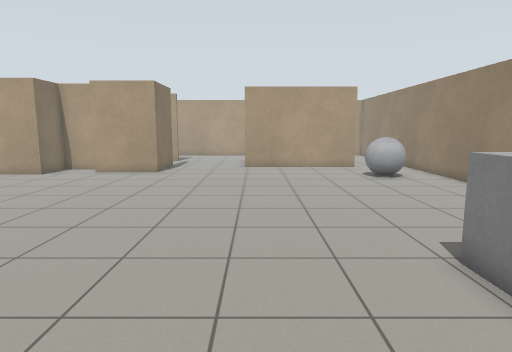
[1] (above)

20 first-person views from a walk through a robot-simulator world made for Gazebo. The camera is 1.2 m above the floor, tilts 8° down and sees 75° across. The floor is counted in squares, 0.5 m on a side. Each view is taken from the middle of a square. On the plan, view 1 faces up. The plan holds only what a view shows up to about 19 squares ahead; the rest is blank.

[2]
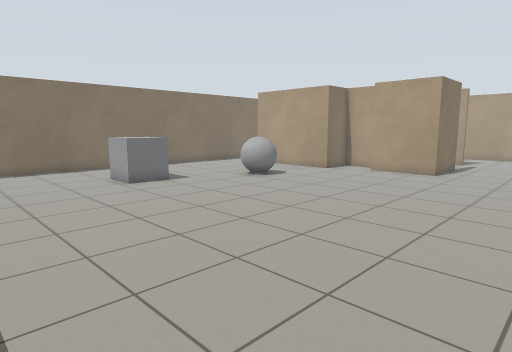

[3]
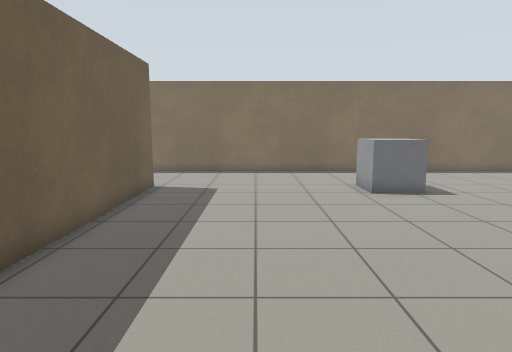

[4]
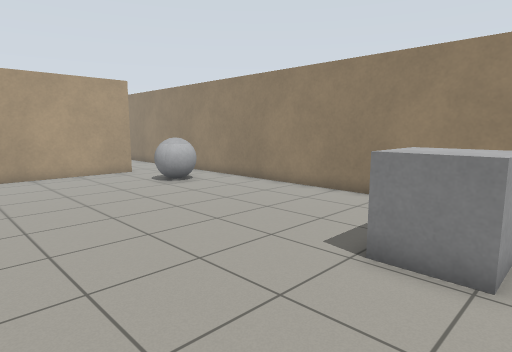

[5]
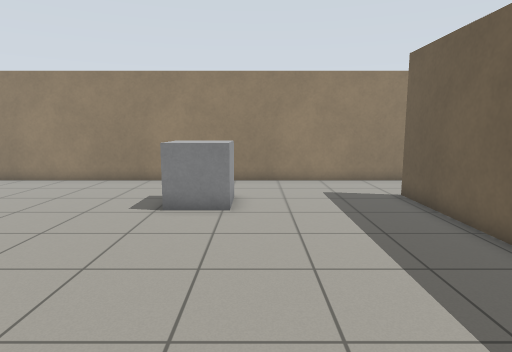

[6]
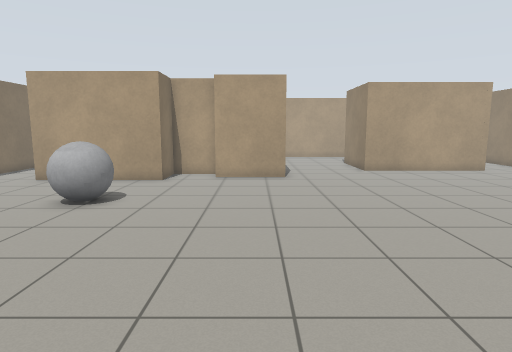

[7]
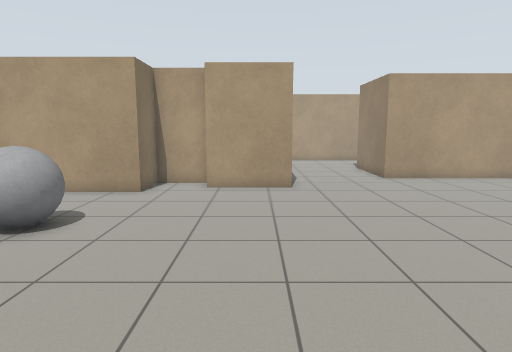

[8]
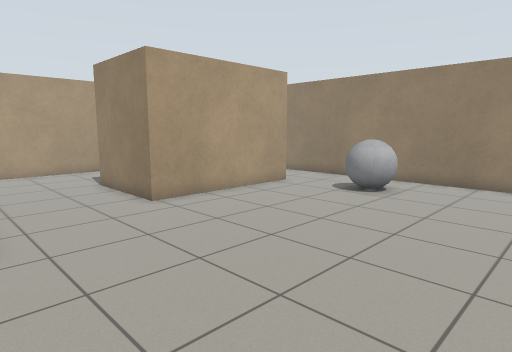

[9]
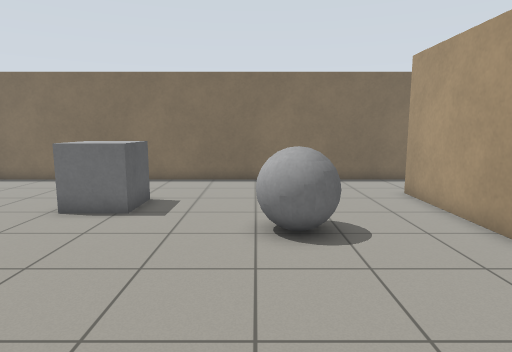

[10]
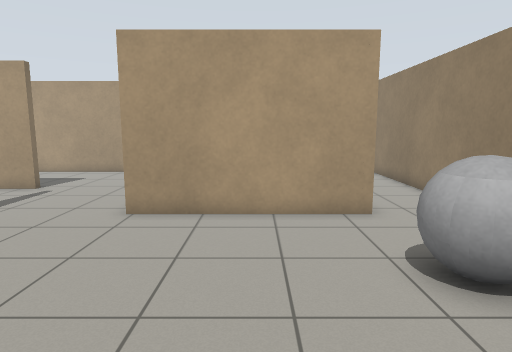

[11]
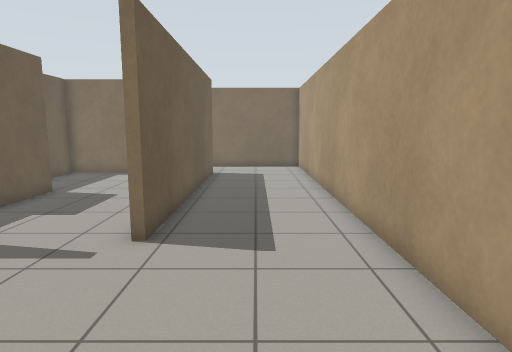

[12]
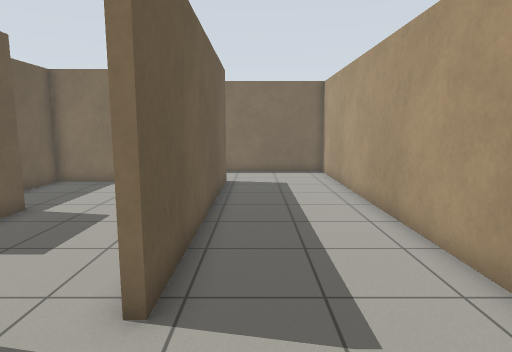

[13]
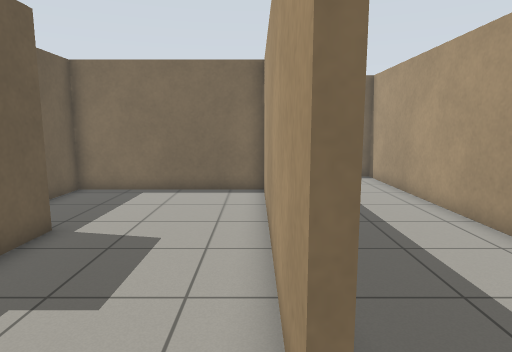

[14]
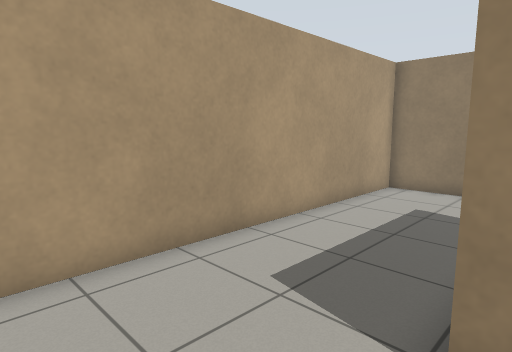

[15]
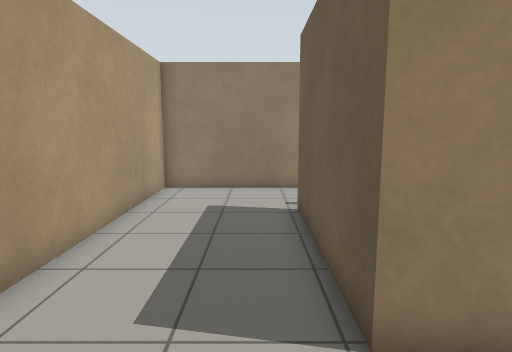

[16]
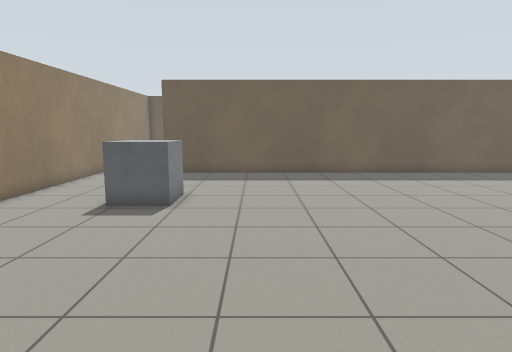

[17]
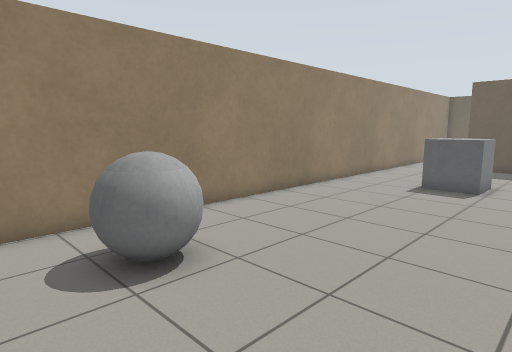

[18]
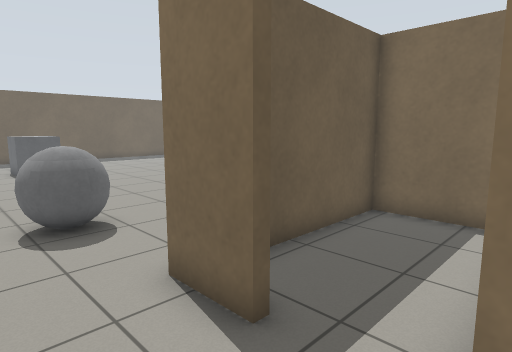

[19]
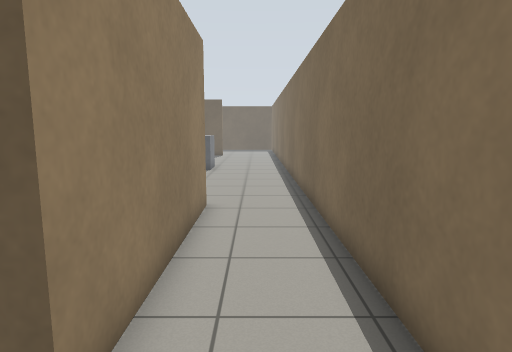

[20]
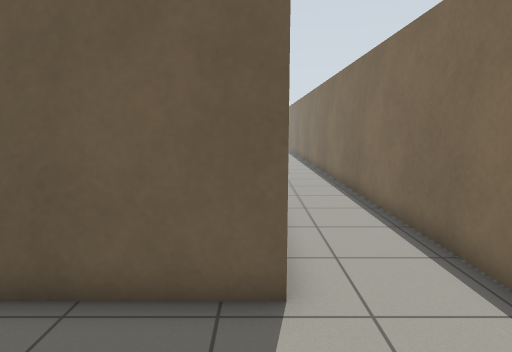

### Floor plan
Ten units are one square. View 1 is at (0, 0); x grows to the right and y downward. Boxes are objects, and circles mark ways between rooms. Rooms are numbered by the first view taken in them; rooms with no view inside come last. Other rooms are left out.
<svg viewBox="-213 -313 314 341">
<path fill="none" stroke="#000" d="M-91 -198 -114 -198 -114 -176 -174 -176M-55 -219 -55 -186 -91 -186M-160 23 61 23M63 -212 -7 -212 -7 -224M96 15 96 -216M-208 -176 -208 14M-8 -256 59 -256M-174 -176 -174 -256 -59 -256M96 -266 96 -308 -208 -308 -208 -176M-7 -224 -7 -259M63 -233 63 -212M96 -216 96 -266M-4 -245 -4 -216 43 -216M-117 -201 -90 -201M-59 -253 -171 -253 -171 -179 -147 -179"/>
<rect x="-165" y="-85" width="20" height="20" fill="#bbb"><title>grey box</title></rect>
<rect x="-145" y="-145" width="30" height="30" fill="#bbb"><title>grey ball</title></rect>
<rect x="35" y="-65" width="20" height="30" fill="#bbb"><title>grey box</title></rect>
<rect x="55" y="-185" width="20" height="30" fill="#bbb"><title>grey ball</title></rect>
<circle cx="-190" cy="-170" r="3" fill="#2a7"/>
<circle cx="-30" cy="-220" r="3" fill="#2a7"/>
<circle cx="80" cy="-225" r="3" fill="#2a7"/>
<circle cx="-30" cy="-260" r="3" fill="#2a7"/>
<circle cx="75" cy="-260" r="3" fill="#2a7"/>
<circle cx="-60" cy="-240" r="3" fill="#2a7"/>
<text x="-50" y="-90">1</text>
<text x="-80" y="-270">2</text>
<text x="-30" y="-240">3</text>
<text x="60" y="-240">4</text>
<text x="-120" y="-220">5</text>
</svg>
Room 1 opens to room 2. Room 1 opens to room 3. Room 1 opens to room 4. Room 2 opens to room 3. Room 2 opens to room 4. Room 3 opens to room 5.

Where each view was taken, in squares from view 1:
view 1: 0 up, 0 right, facing up
view 2: 0 up, 0 right, facing up-left
view 3: 2 up, 2 left, facing left
view 4: 3 up, 2 left, facing up-right
view 5: 3 up, 6 left, facing right
view 6: 2 up, 7 left, facing up
view 7: 5 up, 7 left, facing up
view 8: 11 up, 6 left, facing up-right
view 9: 12 up, 5 left, facing left
view 10: 12 up, 3 right, facing up
view 11: 28 up, 1 right, facing left
view 12: 27 up, 2 left, facing left
view 13: 25 up, 4 left, facing left
view 14: 25 up, 4 left, facing up-right
view 15: 27 up, 4 left, facing right
view 16: 16 up, 1 right, facing down
view 17: 20 up, 1 right, facing down-right
view 18: 26 up, 9 right, facing down-left
view 19: 28 up, 19 left, facing down
view 20: 30 up, 17 left, facing down
